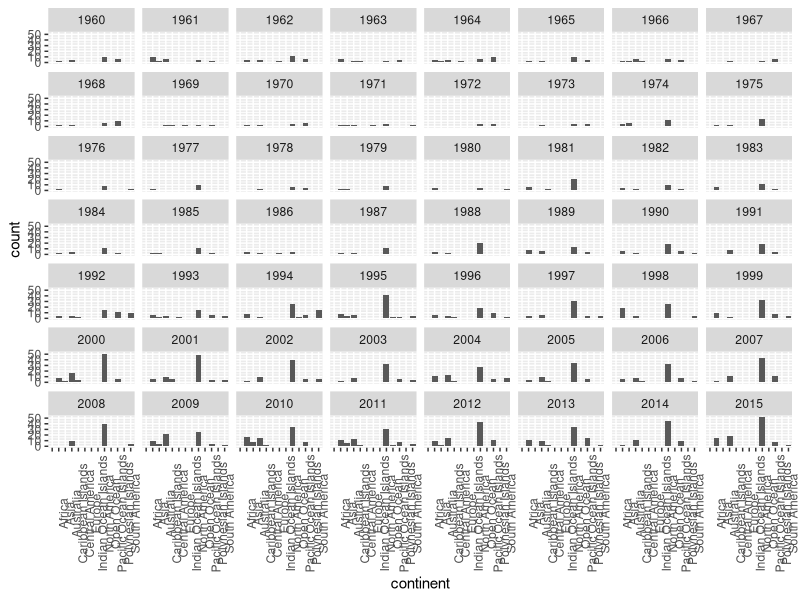
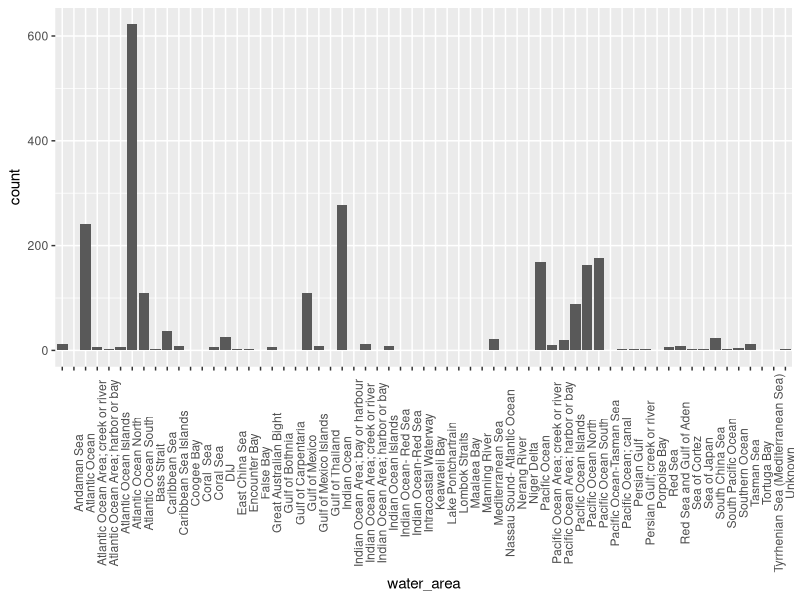

These figures' R source, in order:
## ---- chunk 1
library(tidyverse)
## ---- chunk 2

SharkAttackdata <- read.csv("../data/SharkAttackdata.csv")
## ---- chunk 3
ggplot(SharkAttackdata, aes(continent)) +
  geom_bar() + 
  theme(axis.text.x = element_text(angle = 90)) +
  facet_wrap(~year)

## ---- chunk 4
ggplot(SharkAttackdata, aes(water_area)) +
  geom_bar() + 
  theme(axis.text.x = element_text(angle = 90))


